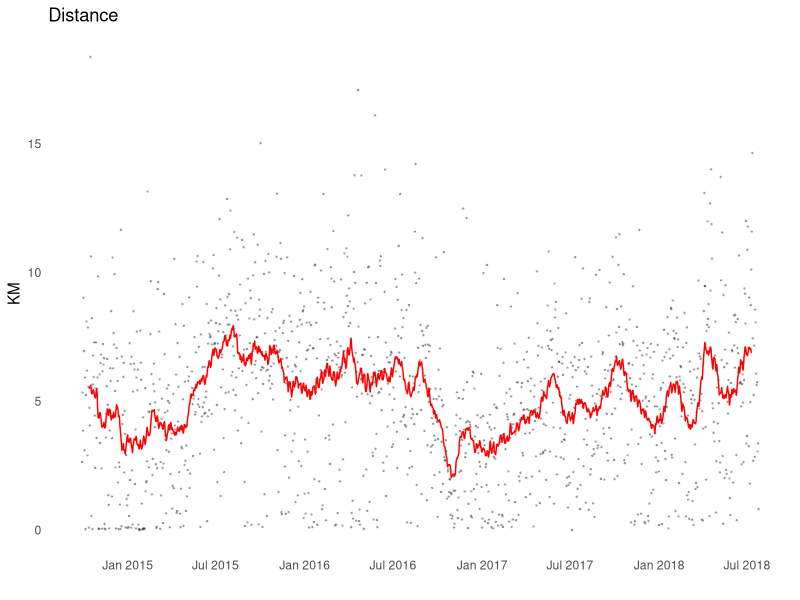

Write R code to recreate this figure.
library(tidyverse)
library(scales)
library(ggthemes)
library(zoo)

Data <- read.csv("data/multiple-daily-metrics.csv")
Data$date <- as.Date(Data$start, format = "%d-%b-%Y")
Data$distance <- as.numeric(Data$distance)
Data$distance_ma <- rollmean(Data$distance, k = 30, fill = NA)

Data %>% 
  ggplot() +
    geom_point(aes(date, distance), alpha = 0.25, size = 0.25) +
    geom_line(aes(date, distance_ma), color = 'red') +
    scale_x_date(breaks = date_breaks("6 months"),
                 labels = date_format("%b %Y")) +
    labs(title = "Distance", x = "", y = "KM", color = "Type") + 
    theme_tufte(base_family = "Helvetica", ticks=FALSE) +
    scale_colour_few()